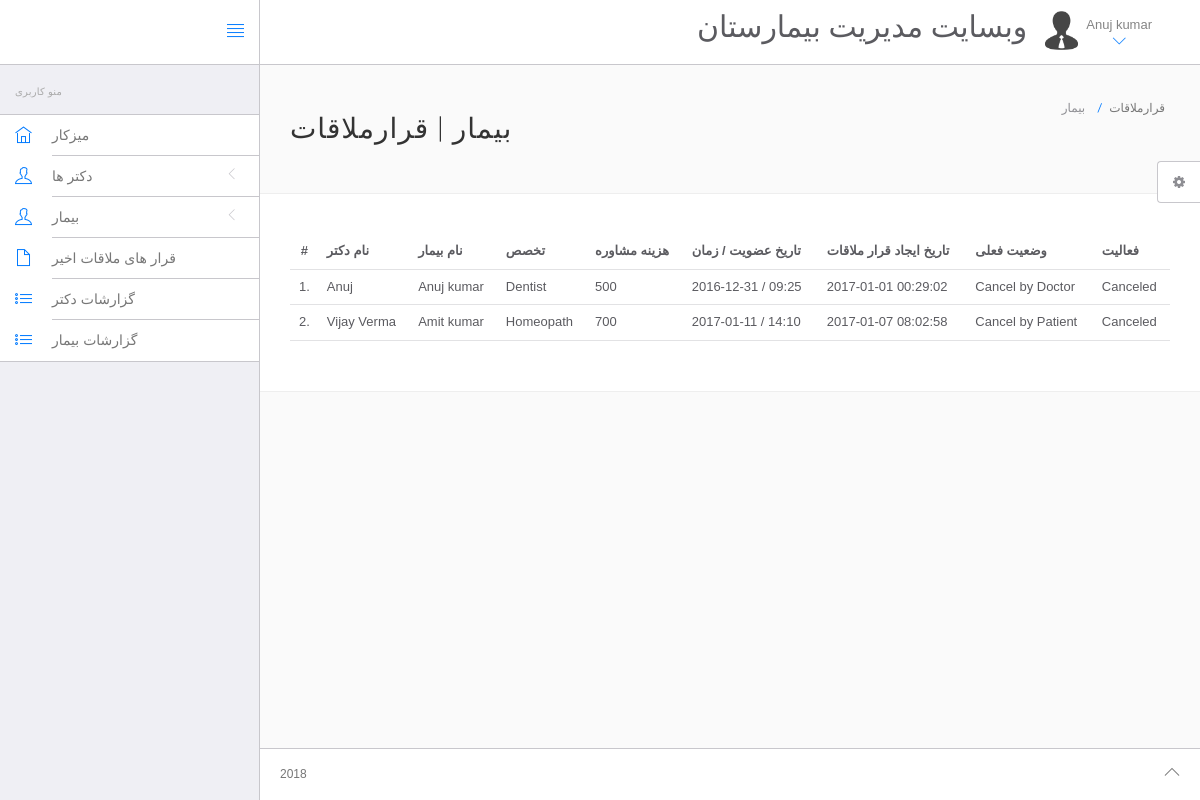
Page /hms/admin/appointment-history.php (signed in) on the committed database.
### tables this page shows
CREATE TABLE IF NOT EXISTS `users` (
  `id` int(11) NOT NULL AUTO_INCREMENT,
  `fullName` varchar(255) NOT NULL,
  `address` longtext NOT NULL,
  `city` varchar(255) NOT NULL,
  `gender` varchar(255) NOT NULL,
  `email` varchar(255) NOT NULL,
  `password` varchar(255) NOT NULL,
  `regDate` timestamp NOT NULL DEFAULT CURRENT_TIMESTAMP,
  `updationDate` varchar(255) NOT NULL,
  PRIMARY KEY (`id`)
);

CREATE TABLE IF NOT EXISTS `appointment` (
  `id` int(11) NOT NULL AUTO_INCREMENT,
  `doctorSpecialization` varchar(255) NOT NULL,
  `doctorId` int(11) NOT NULL,
  `userId` int(11) NOT NULL,
  `consultancyFees` int(11) NOT NULL,
  `appointmentDate` varchar(255) NOT NULL,
  `appointmentTime` varchar(255) NOT NULL,
  `postingDate` timestamp NOT NULL DEFAULT CURRENT_TIMESTAMP,
  `userStatus` int(11) NOT NULL,
  `doctorStatus` int(11) NOT NULL,
  `updationDate` varchar(255) NOT NULL,
  PRIMARY KEY (`id`)
);

CREATE TABLE IF NOT EXISTS `doctors` (
  `id` int(11) NOT NULL AUTO_INCREMENT,
  `specilization` varchar(255) NOT NULL,
  `doctorName` varchar(255) NOT NULL,
  `address` longtext NOT NULL,
  `docFees` varchar(255) NOT NULL,
  `contactno` bigint(11) NOT NULL,
  `docEmail` varchar(255) NOT NULL,
  `password` varchar(255) NOT NULL,
  `creationDate` timestamp NOT NULL DEFAULT CURRENT_TIMESTAMP,
  `updationDate` varchar(255) NOT NULL,
  PRIMARY KEY (`id`)
);

### hms/admin/appointment-history.php (the view, shortened to what this page needs)
<?php
include('include/config.php');
?>
<!DOCTYPE html>
<html lang="en">
	<head>
		<link rel="stylesheet" href="vendor/bootstrap/css/bootstrap.min.css">
		<link rel="stylesheet" href="vendor/fontawesome/css/font-awesome.min.css">
		<link rel="stylesheet" href="vendor/themify-icons/themify-icons.min.css">
		<link href="vendor/animate.css/animate.min.css" rel="stylesheet" media="screen">
		<link href="vendor/perfect-scrollbar/perfect-scrollbar.min.css" rel="stylesheet" media="screen">
		<link href="vendor/switchery/switchery.min.css" rel="stylesheet" media="screen">
		<link href="vendor/bootstrap-touchspin/jquery.bootstrap-touchspin.min.css" rel="stylesheet" media="screen">
		<link href="vendor/select2/select2.min.css" rel="stylesheet" media="screen">
		<link href="vendor/bootstrap-datepicker/bootstrap-datepicker3.standalone.min.css" rel="stylesheet" media="screen">
		<link href="vendor/bootstrap-timepicker/bootstrap-timepicker.min.css" rel="stylesheet" media="screen">
		<link rel="stylesheet" href="assets/css/styles.css">
		<link rel="stylesheet" href="assets/css/plugins.css">
		<link rel="stylesheet" href="assets/css/themes/theme-1.css" id="skin_color" />
	</head>
	<body>
		<div id="app">
<?php include('include/sidebar.php');?>
			<div class="app-content">
					<?php include('include/header.php');?>
				<div class="main-content" >
					<div class="wrap-content container" id="container">
						<section id="page-title">
							<div class="row">
								<div class="col-sm-8">
									<h1 class="mainTitle">بیمار | قرارملاقات</h1>
																	</div>
								<ol class="breadcrumb">
									<li>
										<span>بیمار </span>
									</li>
									<li class="active">
										<span>قرارملاقات</span>
									</li>
								</ol>
							</div>
						</section>
						<div class="container-fluid container-fullw bg-white">
									<div class="row">
								<div class="col-md-12">
									<table class="table table-hover" id="sample-table-1">
										<thead>
											<tr>
												<th class="center">#</th>
												<th class="hidden-xs">نام دکتر</th>
												<th>نام بیمار</th>
                                                <th>تخصص</th>
                                                <th>هزینه مشاوره</th>
                                                <th>تاریخ عضویت / زمان</th>
                                                <th>تاریخ ایجاد قرار ملاقات</th>
                                                <th>وضعیت فعلی</th>
                                                <th>فعالیت</th>
											</tr>
										</thead>
										<tbody>
<?php
$sql=mysqli_query($con,"select doctors.doctorName as docname,users.fullName as pname,appointment.*  from appointment join doctors on doctors.id=appointment.doctorId join users on users.id=appointment.userId ");
$cnt=1;
while($row=mysqli_fetch_array($sql))
{
?>
											<tr>
												<td class="center"><?php echo $cnt;?>.</td>
												<td class="hidden-xs"><?php echo $row['docname'];?></td>
												<td class="hidden-xs"><?php echo $row['pname'];?></td>
												<td><?php echo $row['doctorSpecialization'];?></td>
												<td><?php echo $row['consultancyFees'];?></td>
												<td><?php echo $row['appointmentDate'];?> / <?php echo
												 $row['appointmentTime'];?>
												</td>
												<td><?php echo $row['postingDate'];?></td>
												<td>
<?php if(($row['userStatus']==1) && ($row['doctorStatus']==1))
if(($row['userStatus']==0) && ($row['doctorStatus']==1))
{
	echo "Cancel by Patient";
}
if(($row['userStatus']==1) && ($row['doctorStatus']==0))
{
	echo "Cancel by Doctor";
}
												?></td>
												<td >
												<div class="visible-md visible-lg hidden-sm hidden-xs">
							<?php if(($row['userStatus']==1) && ($row['doctorStatus']==1))
{
echo "No Action yet";
	 } else {
		echo "Canceled";
		} ?>
												</div>
												</td>
											</tr>
											<?php
$cnt=$cnt+1;
											 }?>
										</tbody>
									</table>
								</div>
							</div>
								</div>
					</div>
				</div>
			</div>
	<?php include('include/footer.php');?>
	<?php include('include/setting.php');?>
		</div>
	</body>
</html>

### hms/admin/include/sidebar.php (shortened to what this page needs)
<div class="sidebar app-aside" id="sidebar">
				<div class="sidebar-container perfect-scrollbar">
<nav>
						<div class="navbar-title">
							<span>منو کاربری</span>
						</div>
						<ul class="main-navigation-menu">
							<li>
								<a href="dashboard.php">
									<div class="item-content">
										<div class="item-media">
											<i class="ti-home"></i>
										</div>
										<div class="item-inner">
											<span class="title"> میزکار </span>
										</div>
									</div>
								</a>
							</li>
							<li>
								<a href="javascript:void(0)">
									<div class="item-content">
										<div class="item-media">
											<i class="ti-user"></i>
										</div>
										<div class="item-inner">
											<span class="title"> دکتر ها </span><i class="icon-arrow"></i>
										</div>
									</div>
								</a>
								</li>
				<li>
								<a href="javascript:void(0)">
									<div class="item-content">
										<div class="item-media">
											<i class="ti-user"></i>
										</div>
										<div class="item-inner">
											<span class="title"> بیمار </span><i class="icon-arrow"></i>
										</div>
									</div>
								</a>
								</li>
<li>
								<a href="appointment-history.php">
									<div class="item-content">
										<div class="item-media">
											<i class="ti-file"></i>
										</div>
										<div class="item-inner">
											<span class="title"> قرار های ملاقات اخیر </span>
										</div>
									</div>
								</a>
							</li>
	<li>
								<a href="doctor-logs.php">
									<div class="item-content">
										<div class="item-media">
											<i class="ti-list"></i>
										</div>
										<div class="item-inner">
											<span class="title"> گزارشات دکتر </span>
										</div>
									</div>
								</a>
							</li>
							<li>
								<a href="user-logs.php">
									<div class="item-content">
										<div class="item-media">
											<i class="ti-list"></i>
										</div>
										<div class="item-inner">
											<span class="title"> گزارشات بیمار </span>
										</div>
									</div>
								</a>
							</li>
						</ul>
					</nav>
					</div>
			</div>

### hms/admin/include/header.php (shortened to what this page needs)
<header class="navbar navbar-default navbar-static-top">
    <div class="navbar-header">
        <a class="navbar-brand" href="#">
        </a>
        <a href="#" class="sidebar-toggler pull-right visible-md visible-lg" data-toggle-class="app-sidebar-closed" data-toggle-target="#app">
            <i class="ti-align-justify"></i>
        </a>
    </div>
    <div class="navbar-collapse collapse">
        <ul class="nav navbar-right">
            <li  style="padding-top:2% ">
                <h2>وبسایت مدیریت بیمارستان</h2>
            </li>
            <li class="dropdown current-user">
                <a href class="dropdown-toggle" data-toggle="dropdown">
                    <img src="assets/images/avatar-1.jpg" alt="Peter"> <span class="username">
									<?php $query=mysqli_query($con,"select fullName from users where id='".$_SESSION['id']."'");
                                    while($row=mysqli_fetch_array($query))
                                    {
                                        echo $row['fullName'];
                                    }
                                    ?> <i class="ti-angle-down"></i></i></span>
                </a>
            </li>
        </ul>
    </div>
</header>

### hms/admin/include/footer.php
<footer>
    <div class="footer-inner">
        <div class="pull-left">
            <span class="current-year"></span><span class="text-bold text-uppercase"></span><span></span>
        </div>
        <div class="pull-right">
            <span class="go-top"><i class="ti-angle-up"></i></span>
        </div>
    </div>
</footer>

### hms/admin/include/setting.php (shortened to what this page needs)
<div class="settings panel panel-default hidden-xs hidden-sm" id="settings">
    <button ct-toggle="toggle" data-toggle-class="active" data-toggle-target="#settings" class="btn btn-default">
        <i class="fa fa-spin fa-gear"></i>
    </button>
</div>

### hms/admin/assets/css/plugins.css (style rules this page uses)
.perfect-scrollbar { overflow-y: hidden !important; }

### hms/admin/assets/css/themes/theme-1.css (style rules this page uses)
body { background: #FAFAFA; }
header .navbar-header { background: #ffffff !important; border-right-color: #c8c7cc !important; border-bottom-color: #c8c7cc !important; }
header .navbar-header .sidebar-toggler, header .navbar-header .sidebar-mobile-toggler { color: #007aff !important; }
header .navbar-header .navbar-brand { color: #777 !important; }
header .navbar-collapse { background: #ffffff !important; border-bottom-color: #c8c7cc !important; box-shadow: none !important; }
header .navbar-collapse .navbar-right > li > a { color: #777; }
header .navbar-collapse .navbar-right > li > a i { color: #007aff !important; }
#sidebar { background: #EFEFF4 !important; }
#sidebar:before { border-right-width: "1px" !important; border-right-style: solid; border-right-color: #c8c7cc !important; }
#sidebar nav { border-right-width: "1px" !important; border-right-style: solid; border-right-color: #c8c7cc !important; }
#sidebar nav .navbar-title { color: #aaaaaa; }
#sidebar nav > ul { background: #ffffff !important; border-bottom-color: #c8c7cc !important; border-top-color: #c8c7cc !important; }
#sidebar nav > ul > li > a .item-media > i { color: #007aff !important; }
#sidebar nav > ul > li > a .item-inner { color: #777 !important; border-bottom-color: #c8c7cc; }
#app > footer { background: #ffffff !important; border-top-color: #c8c7cc !important; color: #777; }

### rows in the picture
users: fullName "Anuj kumar"
appointment: doctorId.doctorName "Anuj", userId.fullName "Anuj kumar", doctorSpecialization "Dentist", consultancyFees "500", appointmentDate "2016-12-31", appointmentTime "09:25", postingDate "2017-01-01 00:29:02", userStatus "Cancel by Doctor"
appointment: doctorId.doctorName "Vijay Verma", userId.fullName "Amit kumar", doctorSpecialization "Homeopath", consultancyFees "700", appointmentDate "2017-01-11", appointmentTime "14:10", postingDate "2017-01-07 08:02:58", userStatus "Cancel by Patient"
